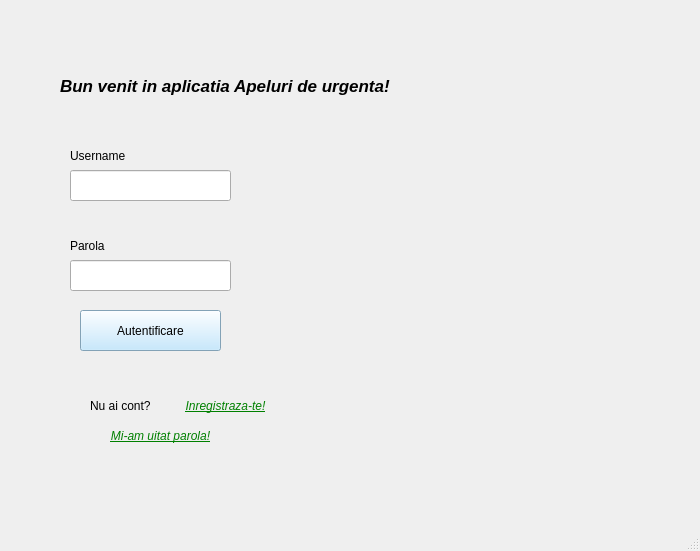
<?xml version="1.0" encoding="UTF-8"?>
<ui version="4.0">
 <class>PrimaPag</class>
 <widget class="QMainWindow" name="PrimaPag">
  <property name="geometry">
   <rect>
    <x>0</x>
    <y>0</y>
    <width>700</width>
    <height>551</height>
   </rect>
  </property>
  <property name="sizePolicy">
   <sizepolicy hsizetype="Preferred" vsizetype="Preferred">
    <horstretch>0</horstretch>
    <verstretch>0</verstretch>
   </sizepolicy>
  </property>
  <property name="minimumSize">
   <size>
    <width>700</width>
    <height>500</height>
   </size>
  </property>
  <property name="windowTitle">
   <string>Apeluri de urgenta</string>
  </property>
  <widget class="QWidget" name="centralwidget">
   <property name="minimumSize">
    <size>
     <width>700</width>
     <height>500</height>
    </size>
   </property>
   <widget class="QStackedWidget" name="stackedWidget">
    <property name="geometry">
     <rect>
      <x>0</x>
      <y>0</y>
      <width>700</width>
      <height>500</height>
     </rect>
    </property>
    <property name="font">
     <font>
      <pointsize>9</pointsize>
     </font>
    </property>
    <property name="currentIndex">
     <number>0</number>
    </property>
    <widget class="QWidget" name="p1_logare">
     <widget class="QLineEdit" name="username">
      <property name="geometry">
       <rect>
        <x>70</x>
        <y>170</y>
        <width>161</width>
        <height>31</height>
       </rect>
      </property>
     </widget>
     <widget class="QLineEdit" name="parola">
      <property name="geometry">
       <rect>
        <x>70</x>
        <y>260</y>
        <width>161</width>
        <height>31</height>
       </rect>
      </property>
      <property name="echoMode">
       <enum>QLineEdit::Password</enum>
      </property>
     </widget>
     <widget class="QLabel" name="l_username">
      <property name="geometry">
       <rect>
        <x>70</x>
        <y>140</y>
        <width>81</width>
        <height>31</height>
       </rect>
      </property>
      <property name="text">
       <string>Username</string>
      </property>
     </widget>
     <widget class="QLabel" name="l_intro">
      <property name="geometry">
       <rect>
        <x>60</x>
        <y>50</y>
        <width>471</width>
        <height>71</height>
       </rect>
      </property>
      <property name="font">
       <font>
        <pointsize>13</pointsize>
        <italic>true</italic>
        <bold>true</bold>
       </font>
      </property>
      <property name="text">
       <string>Bun venit in aplicatia Apeluri de urgenta!</string>
      </property>
     </widget>
     <widget class="QLabel" name="l_parola">
      <property name="geometry">
       <rect>
        <x>70</x>
        <y>230</y>
        <width>81</width>
        <height>31</height>
       </rect>
      </property>
      <property name="text">
       <string>Parola</string>
      </property>
     </widget>
     <widget class="QPushButton" name="autentificare">
      <property name="geometry">
       <rect>
        <x>80</x>
        <y>310</y>
        <width>141</width>
        <height>41</height>
       </rect>
      </property>
      <property name="styleSheet">
       <string notr="true">background: rgb(183, 227, 255)</string>
      </property>
      <property name="text">
       <string>Autentificare</string>
      </property>
     </widget>
     <widget class="QLabel" name="l">
      <property name="geometry">
       <rect>
        <x>90</x>
        <y>390</y>
        <width>81</width>
        <height>31</height>
       </rect>
      </property>
      <property name="text">
       <string>Nu ai cont? </string>
      </property>
     </widget>
     <widget class="QPushButton" name="inregistrare">
      <property name="geometry">
       <rect>
        <x>170</x>
        <y>390</y>
        <width>111</width>
        <height>31</height>
       </rect>
      </property>
      <property name="font">
       <font>
        <pointsize>9</pointsize>
        <italic>true</italic>
        <underline>true</underline>
       </font>
      </property>
      <property name="cursor">
       <cursorShape>PointingHandCursor</cursorShape>
      </property>
      <property name="styleSheet">
       <string notr="true">color: green</string>
      </property>
      <property name="text">
       <string>Inregistraza-te!</string>
      </property>
      <property name="flat">
       <bool>true</bool>
      </property>
     </widget>
     <widget class="QPushButton" name="sch_parola">
      <property name="geometry">
       <rect>
        <x>90</x>
        <y>420</y>
        <width>141</width>
        <height>31</height>
       </rect>
      </property>
      <property name="font">
       <font>
        <pointsize>9</pointsize>
        <italic>true</italic>
        <underline>true</underline>
       </font>
      </property>
      <property name="cursor">
       <cursorShape>PointingHandCursor</cursorShape>
      </property>
      <property name="styleSheet">
       <string notr="true">color: green</string>
      </property>
      <property name="text">
       <string>Mi-am uitat parola!</string>
      </property>
      <property name="flat">
       <bool>true</bool>
      </property>
     </widget>
    </widget>
    <widget class="QWidget" name="p_mesaj_cerere">
     <widget class="QLabel" name="label_4">
      <property name="geometry">
       <rect>
        <x>160</x>
        <y>190</y>
        <width>381</width>
        <height>61</height>
       </rect>
      </property>
      <property name="font">
       <font>
        <pointsize>12</pointsize>
        <italic>true</italic>
        <bold>true</bold>
       </font>
      </property>
      <property name="text">
       <string>Cererea dumneavoastra a fost trimisa!</string>
      </property>
     </widget>
     <widget class="QPushButton" name="spre_autentificare">
      <property name="geometry">
       <rect>
        <x>500</x>
        <y>430</y>
        <width>181</width>
        <height>41</height>
       </rect>
      </property>
      <property name="styleSheet">
       <string notr="true">background: rgb(235, 176, 255)</string>
      </property>
      <property name="text">
       <string>Inapoi la autentificare</string>
      </property>
     </widget>
    </widget>
    <widget class="QWidget" name="p_sch_parola">
     <widget class="QLineEdit" name="email_2">
      <property name="geometry">
       <rect>
        <x>90</x>
        <y>230</y>
        <width>181</width>
        <height>31</height>
       </rect>
      </property>
     </widget>
     <widget class="QLabel" name="label">
      <property name="geometry">
       <rect>
        <x>90</x>
        <y>199</y>
        <width>63</width>
        <height>31</height>
       </rect>
      </property>
      <property name="text">
       <string>Email-ul:</string>
      </property>
     </widget>
     <widget class="QLabel" name="label_2">
      <property name="geometry">
       <rect>
        <x>40</x>
        <y>100</y>
        <width>291</width>
        <height>91</height>
       </rect>
      </property>
      <property name="font">
       <font>
        <pointsize>10</pointsize>
        <bold>true</bold>
       </font>
      </property>
      <property name="text">
       <string>Vom trimite in scurt timp un email!</string>
      </property>
     </widget>
     <widget class="QPushButton" name="sch_parola_2">
      <property name="geometry">
       <rect>
        <x>220</x>
        <y>360</y>
        <width>141</width>
        <height>31</height>
       </rect>
      </property>
      <property name="styleSheet">
       <string notr="true">background: rgb(255, 249, 180)</string>
      </property>
      <property name="text">
       <string>Trimite cerere</string>
      </property>
     </widget>
     <widget class="QLineEdit" name="parola_4">
      <property name="geometry">
       <rect>
        <x>90</x>
        <y>310</y>
        <width>181</width>
        <height>31</height>
       </rect>
      </property>
      <property name="echoMode">
       <enum>QLineEdit::Password</enum>
      </property>
     </widget>
     <widget class="QLabel" name="label_3">
      <property name="geometry">
       <rect>
        <x>90</x>
        <y>285</y>
        <width>91</width>
        <height>21</height>
       </rect>
      </property>
      <property name="text">
       <string>Noua parola:</string>
      </property>
     </widget>
    </widget>
    <widget class="QWidget" name="p3_inregistrare">
     <widget class="QLineEdit" name="username_3">
      <property name="geometry">
       <rect>
        <x>160</x>
        <y>70</y>
        <width>181</width>
        <height>31</height>
       </rect>
      </property>
     </widget>
     <widget class="QLineEdit" name="parola_3">
      <property name="geometry">
       <rect>
        <x>160</x>
        <y>120</y>
        <width>181</width>
        <height>31</height>
       </rect>
      </property>
      <property name="echoMode">
       <enum>QLineEdit::Password</enum>
      </property>
     </widget>
     <widget class="QLineEdit" name="nume">
      <property name="geometry">
       <rect>
        <x>160</x>
        <y>170</y>
        <width>181</width>
        <height>31</height>
       </rect>
      </property>
     </widget>
     <widget class="QLineEdit" name="prenume">
      <property name="geometry">
       <rect>
        <x>160</x>
        <y>220</y>
        <width>181</width>
        <height>31</height>
       </rect>
      </property>
     </widget>
     <widget class="QLineEdit" name="email">
      <property name="geometry">
       <rect>
        <x>160</x>
        <y>270</y>
        <width>181</width>
        <height>31</height>
       </rect>
      </property>
     </widget>
     <widget class="QLabel" name="l_user">
      <property name="geometry">
       <rect>
        <x>80</x>
        <y>70</y>
        <width>71</width>
        <height>21</height>
       </rect>
      </property>
      <property name="text">
       <string>Username:</string>
      </property>
     </widget>
     <widget class="QLabel" name="l_parola_3">
      <property name="geometry">
       <rect>
        <x>80</x>
        <y>120</y>
        <width>71</width>
        <height>21</height>
       </rect>
      </property>
      <property name="text">
       <string>Parola:</string>
      </property>
     </widget>
     <widget class="QLabel" name="l_nume">
      <property name="geometry">
       <rect>
        <x>80</x>
        <y>170</y>
        <width>71</width>
        <height>21</height>
       </rect>
      </property>
      <property name="text">
       <string>Nume:</string>
      </property>
     </widget>
     <widget class="QLabel" name="l_prenume">
      <property name="geometry">
       <rect>
        <x>80</x>
        <y>220</y>
        <width>81</width>
        <height>21</height>
       </rect>
      </property>
      <property name="text">
       <string>Prenume:</string>
      </property>
     </widget>
     <widget class="QLabel" name="l_email">
      <property name="geometry">
       <rect>
        <x>80</x>
        <y>270</y>
        <width>71</width>
        <height>21</height>
       </rect>
      </property>
      <property name="text">
       <string>Email:</string>
      </property>
     </widget>
     <widget class="QLabel" name="l_telefon">
      <property name="geometry">
       <rect>
        <x>80</x>
        <y>320</y>
        <width>71</width>
        <height>21</height>
       </rect>
      </property>
      <property name="text">
       <string>Telefon:</string>
      </property>
     </widget>
     <widget class="QLineEdit" name="telefon">
      <property name="geometry">
       <rect>
        <x>160</x>
        <y>320</y>
        <width>181</width>
        <height>31</height>
       </rect>
      </property>
     </widget>
     <widget class="QPushButton" name="inregistrare_2">
      <property name="geometry">
       <rect>
        <x>300</x>
        <y>370</y>
        <width>93</width>
        <height>29</height>
       </rect>
      </property>
      <property name="styleSheet">
       <string notr="true">background: rgb(187, 255, 144)</string>
      </property>
      <property name="text">
       <string>Inregistrare</string>
      </property>
     </widget>
    </widget>
    <widget class="QWidget" name="p2_client">
     <widget class="QLabel" name="us_pag_client">
      <property name="geometry">
       <rect>
        <x>570</x>
        <y>10</y>
        <width>111</width>
        <height>20</height>
       </rect>
      </property>
      <property name="text">
       <string>User</string>
      </property>
     </widget>
     <widget class="QTabWidget" name="tabWidget">
      <property name="geometry">
       <rect>
        <x>0</x>
        <y>10</y>
        <width>711</width>
        <height>491</height>
       </rect>
      </property>
      <property name="whatsThis">
       <string/>
      </property>
      <property name="currentIndex">
       <number>0</number>
      </property>
      <widget class="QWidget" name="pag_client">
       <attribute name="title">
        <string>Apelare</string>
       </attribute>
       <widget class="QPushButton" name="apel_112">
        <property name="geometry">
         <rect>
          <x>280</x>
          <y>110</y>
          <width>91</width>
          <height>51</height>
         </rect>
        </property>
        <property name="font">
         <font>
          <pointsize>11</pointsize>
         </font>
        </property>
        <property name="styleSheet">
         <string notr="true">background: red</string>
        </property>
        <property name="text">
         <string>112</string>
        </property>
       </widget>
       <widget class="QPushButton" name="apel_politie">
        <property name="geometry">
         <rect>
          <x>80</x>
          <y>250</y>
          <width>81</width>
          <height>41</height>
         </rect>
        </property>
        <property name="font">
         <font>
          <pointsize>11</pointsize>
         </font>
        </property>
        <property name="styleSheet">
         <string notr="true">background: white;
border-color: rgb(255, 170, 0);</string>
        </property>
        <property name="text">
         <string>Politie</string>
        </property>
       </widget>
       <widget class="QPushButton" name="apel_pompieri">
        <property name="geometry">
         <rect>
          <x>280</x>
          <y>250</y>
          <width>101</width>
          <height>41</height>
         </rect>
        </property>
        <property name="font">
         <font>
          <pointsize>11</pointsize>
         </font>
        </property>
        <property name="styleSheet">
         <string notr="true">background: white</string>
        </property>
        <property name="text">
         <string>Pompieri</string>
        </property>
       </widget>
       <widget class="QPushButton" name="apel_salvamont">
        <property name="geometry">
         <rect>
          <x>450</x>
          <y>250</y>
          <width>131</width>
          <height>41</height>
         </rect>
        </property>
        <property name="font">
         <font>
          <pointsize>11</pointsize>
         </font>
        </property>
        <property name="styleSheet">
         <string notr="true">background: white</string>
        </property>
        <property name="text">
         <string>Salvamont</string>
        </property>
       </widget>
       <widget class="QPushButton" name="apel_ambulanta">
        <property name="geometry">
         <rect>
          <x>60</x>
          <y>360</y>
          <width>121</width>
          <height>41</height>
         </rect>
        </property>
        <property name="font">
         <font>
          <pointsize>11</pointsize>
         </font>
        </property>
        <property name="styleSheet">
         <string notr="true">background: white
</string>
        </property>
        <property name="text">
         <string>Ambulanta</string>
        </property>
       </widget>
       <widget class="QPushButton" name="apel_jandarmerie">
        <property name="geometry">
         <rect>
          <x>450</x>
          <y>360</y>
          <width>131</width>
          <height>41</height>
         </rect>
        </property>
        <property name="font">
         <font>
          <pointsize>11</pointsize>
         </font>
        </property>
        <property name="styleSheet">
         <string notr="true">background: white</string>
        </property>
        <property name="text">
         <string>Jandarmerie</string>
        </property>
       </widget>
       <widget class="QPushButton" name="apel_smurd">
        <property name="geometry">
         <rect>
          <x>290</x>
          <y>360</y>
          <width>81</width>
          <height>41</height>
         </rect>
        </property>
        <property name="font">
         <font>
          <pointsize>11</pointsize>
         </font>
        </property>
        <property name="styleSheet">
         <string notr="true">background: white</string>
        </property>
        <property name="text">
         <string>Smurd</string>
        </property>
       </widget>
       <widget class="QLabel" name="label_5">
        <property name="geometry">
         <rect>
          <x>90</x>
          <y>220</y>
          <width>601</width>
          <height>20</height>
         </rect>
        </property>
        <property name="font">
         <font>
          <pointsize>9</pointsize>
          <italic>true</italic>
         </font>
        </property>
        <property name="text">
         <string>Stii de ce ai nevoie? Alege tipul echipajului pentru a fi trimis direct la dispecerul specializat!</string>
        </property>
       </widget>
      </widget>
      <widget class="QWidget" name="istoric_ap_client">
       <attribute name="title">
        <string>Istoric apeluri</string>
       </attribute>
       <widget class="QTableWidget" name="tbl_istoric_client">
        <property name="geometry">
         <rect>
          <x>0</x>
          <y>0</y>
          <width>691</width>
          <height>451</height>
         </rect>
        </property>
        <property name="editTriggers">
         <set>QAbstractItemView::NoEditTriggers</set>
        </property>
        <property name="rowCount">
         <number>0</number>
        </property>
        <column>
         <property name="text">
          <string>            Data si ora          </string>
         </property>
        </column>
        <column>
         <property name="text">
          <string>Tipul apelului</string>
         </property>
        </column>
       </widget>
      </widget>
     </widget>
     <widget class="QPushButton" name="delog_cl">
      <property name="geometry">
       <rect>
        <x>630</x>
        <y>10</y>
        <width>21</width>
        <height>21</height>
       </rect>
      </property>
      <property name="styleSheet">
       <string notr="true">background: red</string>
      </property>
      <property name="text">
       <string/>
      </property>
     </widget>
    </widget>
    <widget class="QWidget" name="p_dispecer">
     <widget class="QTabWidget" name="tab_dispecer">
      <property name="geometry">
       <rect>
        <x>0</x>
        <y>10</y>
        <width>701</width>
        <height>491</height>
       </rect>
      </property>
      <property name="currentIndex">
       <number>0</number>
      </property>
      <widget class="QWidget" name="detalii">
       <attribute name="title">
        <string>In asteptare</string>
       </attribute>
       <widget class="QListWidget" name="lista_in_astp">
        <property name="geometry">
         <rect>
          <x>15</x>
          <y>11</y>
          <width>391</width>
          <height>411</height>
         </rect>
        </property>
       </widget>
       <widget class="QPushButton" name="add_descriere">
        <property name="geometry">
         <rect>
          <x>520</x>
          <y>180</y>
          <width>93</width>
          <height>71</height>
         </rect>
        </property>
        <property name="styleSheet">
         <string notr="true">background:  rgb(144, 207, 255);</string>
        </property>
        <property name="text">
         <string>Adauga
descriere</string>
        </property>
       </widget>
      </widget>
      <widget class="QWidget" name="istoric_dispecer">
       <attribute name="title">
        <string>Istoric apeluri</string>
       </attribute>
       <widget class="QTableWidget" name="tbl_istoric_dispecer">
        <property name="geometry">
         <rect>
          <x>5</x>
          <y>1</y>
          <width>681</width>
          <height>461</height>
         </rect>
        </property>
        <property name="sizeAdjustPolicy">
         <enum>QAbstractScrollArea::AdjustToContents</enum>
        </property>
        <property name="editTriggers">
         <set>QAbstractItemView::NoEditTriggers</set>
        </property>
        <property name="rowCount">
         <number>0</number>
        </property>
        <attribute name="horizontalHeaderShowSortIndicator" stdset="0">
         <bool>false</bool>
        </attribute>
        <attribute name="horizontalHeaderStretchLastSection">
         <bool>true</bool>
        </attribute>
        <column>
         <property name="text">
          <string>username</string>
         </property>
        </column>
        <column>
         <property name="text">
          <string>Data si ora</string>
         </property>
        </column>
        <column>
         <property name="text">
          <string>Detalii adaugate</string>
         </property>
        </column>
       </widget>
      </widget>
      <widget class="QWidget" name="utilizatori">
       <attribute name="title">
        <string>Utilizatori</string>
       </attribute>
       <widget class="QListWidget" name="list_utilizatori">
        <property name="geometry">
         <rect>
          <x>5</x>
          <y>31</y>
          <width>301</width>
          <height>421</height>
         </rect>
        </property>
        <property name="editTriggers">
         <set>QAbstractItemView::NoEditTriggers</set>
        </property>
       </widget>
       <widget class="QLabel" name="l_utilizatori">
        <property name="geometry">
         <rect>
          <x>20</x>
          <y>10</y>
          <width>151</width>
          <height>20</height>
         </rect>
        </property>
        <property name="text">
         <string>username utilizatori</string>
        </property>
       </widget>
       <widget class="QPushButton" name="but_inf">
        <property name="geometry">
         <rect>
          <x>450</x>
          <y>80</y>
          <width>93</width>
          <height>29</height>
         </rect>
        </property>
        <property name="styleSheet">
         <string notr="true">background:rgb(255, 157, 250)</string>
        </property>
        <property name="text">
         <string>Informatii</string>
        </property>
       </widget>
       <widget class="QPushButton" name="but_stergere">
        <property name="geometry">
         <rect>
          <x>430</x>
          <y>300</y>
          <width>131</width>
          <height>29</height>
         </rect>
        </property>
        <property name="styleSheet">
         <string notr="true">background:rgb(184, 175, 255)</string>
        </property>
        <property name="text">
         <string>Cerere stergere</string>
        </property>
       </widget>
       <zorder>list_utilizatori</zorder>
       <zorder>l_utilizatori</zorder>
       <zorder>but_stergere</zorder>
       <zorder>but_inf</zorder>
      </widget>
     </widget>
     <widget class="QLabel" name="label_6">
      <property name="geometry">
       <rect>
        <x>490</x>
        <y>10</y>
        <width>63</width>
        <height>20</height>
       </rect>
      </property>
      <property name="text">
       <string>Dispecer</string>
      </property>
     </widget>
     <widget class="QLabel" name="u_pag_dis">
      <property name="geometry">
       <rect>
        <x>560</x>
        <y>10</y>
        <width>131</width>
        <height>20</height>
       </rect>
      </property>
      <property name="text">
       <string>username</string>
      </property>
     </widget>
     <widget class="QPushButton" name="delog_disp">
      <property name="geometry">
       <rect>
        <x>660</x>
        <y>10</y>
        <width>21</width>
        <height>21</height>
       </rect>
      </property>
      <property name="styleSheet">
       <string notr="true">background: red</string>
      </property>
      <property name="text">
       <string/>
      </property>
     </widget>
    </widget>
    <widget class="QWidget" name="p_administrator">
     <widget class="QTabWidget" name="tab_admin">
      <property name="geometry">
       <rect>
        <x>0</x>
        <y>10</y>
        <width>700</width>
        <height>501</height>
       </rect>
      </property>
      <property name="currentIndex">
       <number>0</number>
      </property>
      <widget class="QWidget" name="istoric_administrator">
       <attribute name="title">
        <string>Istoric apeluri</string>
       </attribute>
       <widget class="QListWidget" name="lista_ist_apeluri_adm">
        <property name="geometry">
         <rect>
          <x>15</x>
          <y>21</y>
          <width>401</width>
          <height>431</height>
         </rect>
        </property>
       </widget>
       <widget class="QPushButton" name="b_inf_apel">
        <property name="geometry">
         <rect>
          <x>490</x>
          <y>80</y>
          <width>141</width>
          <height>29</height>
         </rect>
        </property>
        <property name="styleSheet">
         <string notr="true">background: rgb(181, 191, 255)</string>
        </property>
        <property name="text">
         <string>Informatii apel</string>
        </property>
       </widget>
       <widget class="QPushButton" name="b_sterg_apel">
        <property name="geometry">
         <rect>
          <x>500</x>
          <y>200</y>
          <width>111</width>
          <height>29</height>
         </rect>
        </property>
        <property name="styleSheet">
         <string notr="true">background: rgb(255, 161, 142)</string>
        </property>
        <property name="text">
         <string>Stergere apel</string>
        </property>
       </widget>
       <widget class="QPushButton" name="b_sterg_istoric">
        <property name="geometry">
         <rect>
          <x>480</x>
          <y>400</y>
          <width>161</width>
          <height>29</height>
         </rect>
        </property>
        <property name="styleSheet">
         <string notr="true">background: rgb(255, 161, 142)</string>
        </property>
        <property name="text">
         <string>Sterge istoricul</string>
        </property>
       </widget>
      </widget>
      <widget class="QWidget" name="utilizatori_2">
       <attribute name="title">
        <string>Utilizatori</string>
       </attribute>
       <widget class="QListWidget" name="list_utilizatori_2">
        <property name="geometry">
         <rect>
          <x>10</x>
          <y>40</y>
          <width>301</width>
          <height>421</height>
         </rect>
        </property>
        <property name="editTriggers">
         <set>QAbstractItemView::NoEditTriggers</set>
        </property>
       </widget>
       <widget class="QLabel" name="l_utilizatori_2">
        <property name="geometry">
         <rect>
          <x>20</x>
          <y>20</y>
          <width>151</width>
          <height>20</height>
         </rect>
        </property>
        <property name="text">
         <string>username utilizatori</string>
        </property>
       </widget>
       <widget class="QPushButton" name="but_inf_2">
        <property name="geometry">
         <rect>
          <x>410</x>
          <y>80</y>
          <width>141</width>
          <height>29</height>
         </rect>
        </property>
        <property name="styleSheet">
         <string notr="true">background: rgb(181, 191, 255)</string>
        </property>
        <property name="text">
         <string>Informatii utilizator</string>
        </property>
       </widget>
       <widget class="QPushButton" name="but_stergere_2">
        <property name="geometry">
         <rect>
          <x>410</x>
          <y>310</y>
          <width>141</width>
          <height>29</height>
         </rect>
        </property>
        <property name="styleSheet">
         <string notr="true">background: rgb(255, 161, 142)</string>
        </property>
        <property name="text">
         <string>Sterge utilizator</string>
        </property>
       </widget>
      </widget>
      <widget class="QWidget" name="dispeceri">
       <attribute name="title">
        <string>Dispeceri</string>
       </attribute>
       <widget class="QListWidget" name="lista_dispeceri">
        <property name="geometry">
         <rect>
          <x>15</x>
          <y>21</y>
          <width>401</width>
          <height>431</height>
         </rect>
        </property>
       </widget>
       <widget class="QPushButton" name="b_inf_disp">
        <property name="geometry">
         <rect>
          <x>480</x>
          <y>100</y>
          <width>151</width>
          <height>29</height>
         </rect>
        </property>
        <property name="styleSheet">
         <string notr="true">background: rgb(181, 191, 255)</string>
        </property>
        <property name="text">
         <string>Informatii dispecer</string>
        </property>
       </widget>
       <widget class="QPushButton" name="b_stergere_disp">
        <property name="geometry">
         <rect>
          <x>490</x>
          <y>330</y>
          <width>131</width>
          <height>29</height>
         </rect>
        </property>
        <property name="styleSheet">
         <string notr="true">background: rgb(255, 161, 142)</string>
        </property>
        <property name="text">
         <string>Sterge dispecer</string>
        </property>
       </widget>
       <widget class="QPushButton" name="b_add_disp">
        <property name="geometry">
         <rect>
          <x>542</x>
          <y>10</y>
          <width>141</width>
          <height>29</height>
         </rect>
        </property>
        <property name="styleSheet">
         <string notr="true">background:rgb(255, 230, 172)</string>
        </property>
        <property name="text">
         <string>Adauga dispecer</string>
        </property>
       </widget>
      </widget>
      <widget class="QWidget" name="cereri_inregistrari">
       <attribute name="title">
        <string>Inregistrari</string>
       </attribute>
       <widget class="QListWidget" name="lista_cereri_inrg">
        <property name="geometry">
         <rect>
          <x>20</x>
          <y>20</y>
          <width>441</width>
          <height>431</height>
         </rect>
        </property>
       </widget>
       <widget class="QPushButton" name="inf_inrg">
        <property name="geometry">
         <rect>
          <x>540</x>
          <y>48</y>
          <width>93</width>
          <height>61</height>
         </rect>
        </property>
        <property name="styleSheet">
         <string notr="true">background: rgb(181, 191, 255)</string>
        </property>
        <property name="text">
         <string>Informatii
inregistrare</string>
        </property>
       </widget>
       <widget class="QPushButton" name="aprob_inrg">
        <property name="geometry">
         <rect>
          <x>540</x>
          <y>260</y>
          <width>93</width>
          <height>29</height>
         </rect>
        </property>
        <property name="styleSheet">
         <string notr="true">background:rgb(165, 255, 165)</string>
        </property>
        <property name="text">
         <string>Aproba</string>
        </property>
       </widget>
       <widget class="QPushButton" name="resping_inreg">
        <property name="geometry">
         <rect>
          <x>540</x>
          <y>320</y>
          <width>93</width>
          <height>29</height>
         </rect>
        </property>
        <property name="styleSheet">
         <string notr="true">background: rgb(255, 161, 142)</string>
        </property>
        <property name="text">
         <string>Respinge</string>
        </property>
       </widget>
      </widget>
      <widget class="QWidget" name="cereri_stergeri">
       <attribute name="title">
        <string>Stergeri</string>
       </attribute>
       <widget class="QListWidget" name="lista_cereri_st">
        <property name="geometry">
         <rect>
          <x>10</x>
          <y>20</y>
          <width>401</width>
          <height>431</height>
         </rect>
        </property>
       </widget>
       <widget class="QPushButton" name="aprob_strg">
        <property name="geometry">
         <rect>
          <x>510</x>
          <y>340</y>
          <width>93</width>
          <height>29</height>
         </rect>
        </property>
        <property name="styleSheet">
         <string notr="true">background:rgb(165, 255, 165)</string>
        </property>
        <property name="text">
         <string>Aproba</string>
        </property>
       </widget>
       <widget class="QPushButton" name="resping_strg">
        <property name="geometry">
         <rect>
          <x>510</x>
          <y>390</y>
          <width>93</width>
          <height>29</height>
         </rect>
        </property>
        <property name="styleSheet">
         <string notr="true">background: rgb(255, 161, 142)</string>
        </property>
        <property name="text">
         <string>Respinge</string>
        </property>
       </widget>
       <widget class="QPushButton" name="inf_strg">
        <property name="geometry">
         <rect>
          <x>510</x>
          <y>48</y>
          <width>93</width>
          <height>61</height>
         </rect>
        </property>
        <property name="styleSheet">
         <string notr="true">background: rgb(181, 191, 255)</string>
        </property>
        <property name="text">
         <string>Informatii
stergere</string>
        </property>
       </widget>
      </widget>
     </widget>
     <widget class="QLabel" name="label_7">
      <property name="geometry">
       <rect>
        <x>510</x>
        <y>10</y>
        <width>101</width>
        <height>20</height>
       </rect>
      </property>
      <property name="text">
       <string>Administrator</string>
      </property>
     </widget>
     <widget class="QPushButton" name="delog_adm">
      <property name="geometry">
       <rect>
        <x>630</x>
        <y>10</y>
        <width>21</width>
        <height>21</height>
       </rect>
      </property>
      <property name="styleSheet">
       <string notr="true">background: red</string>
      </property>
      <property name="text">
       <string/>
      </property>
     </widget>
    </widget>
   </widget>
  </widget>
  <widget class="QMenuBar" name="menubar">
   <property name="geometry">
    <rect>
     <x>0</x>
     <y>0</y>
     <width>700</width>
     <height>22</height>
    </rect>
   </property>
  </widget>
  <widget class="QStatusBar" name="statusbar"/>
 </widget>
 <resources/>
 <connections/>
</ui>
